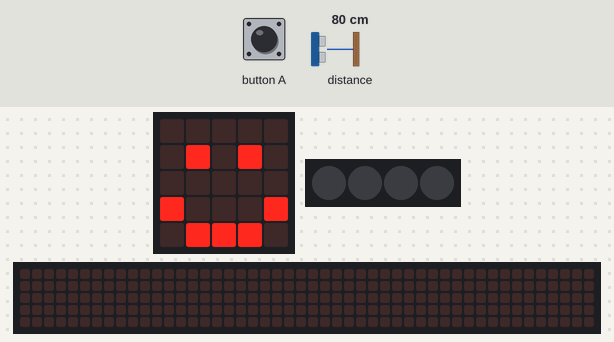
Bench run of a program on a simulated BBC micro:bit (MakeCode). Parts: the board's 5×5 LED display, 4 RGB LEDs in strip order, left to right, a strip that is not on the board, showing the scrolling text unrolled. The test bench sets the inputs (shaded band); at power-on: distance to the obstacle 80 cm. Dim RGB values are drawn brighter than linear; the 48×5 strip is a reading aid, not a part: it shows the text the display is scrolling, unrolled, one strip-width of it at a time.

Above: at 1.8 s.
1.9 s: button A pressed for 0.15 s
At 2.13 s:
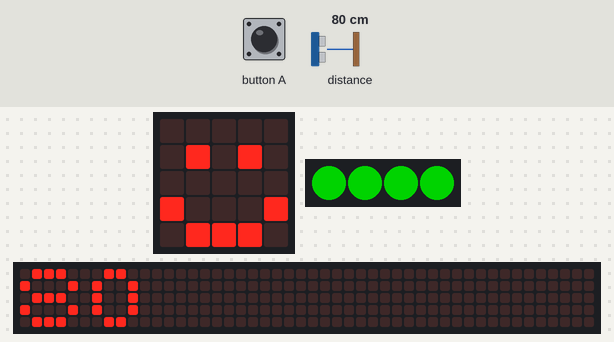
At 2.58 s:
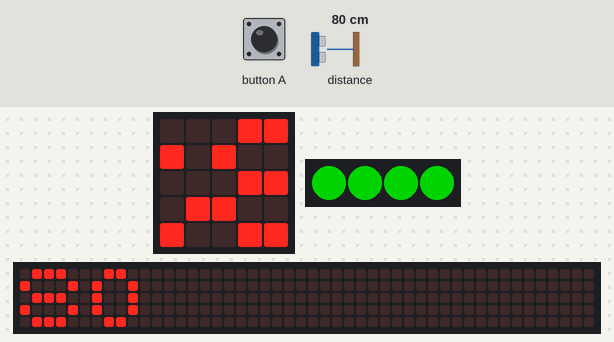
2.6 s: button A pressed for 0.15 s
3.3 s: distance to the obstacle set to 2 cm
At 5.4 s:
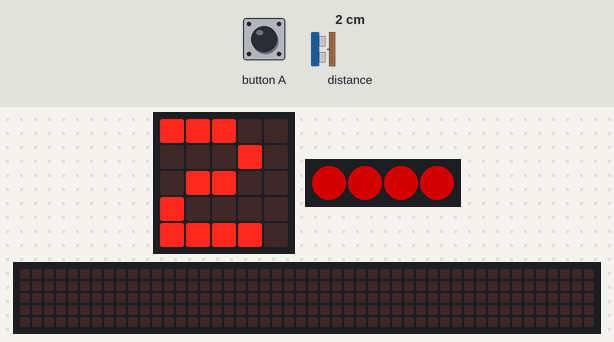
Timing chart, 0 to 6.9 s (numbered marks = the images above; inputs shaded):
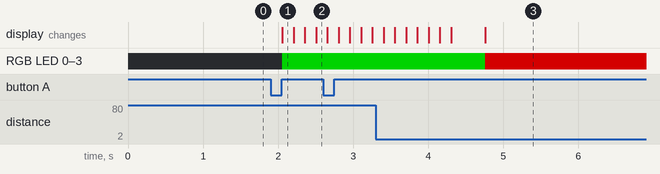

The program:

main.ts
```typescript
// (licence header left out)
// variables
let distance = 0
const strip = neopixel.create(DigitalPin.P16, 4, NeoPixelMode.RGB)

strip.clear()
strip.show()

basic.showIcon(IconNames.Happy)

// button a
input.onButtonPressed(Button.A, function () {

    distance = sonar.ping(DigitalPin.P8, DigitalPin.P12, PingUnit.Centimeters)

    if (distance < 10) {
        strip.showColor(neopixel.colors(NeoPixelColors.Red))
    } else {
        strip.showColor(neopixel.colors(NeoPixelColors.Green))
    }
    strip.show()
    basic.showNumber(distance)
})
```

Measured:
- after the input at 1.9 s, RGB LED 0–3: off → RGB(0, 127, 0) after 0.16 s; the display: changes after 0.16 s (image 1)
- after the input at 3.3 s, the display: first differs from a run without the input after 1.5 s (image 3)
